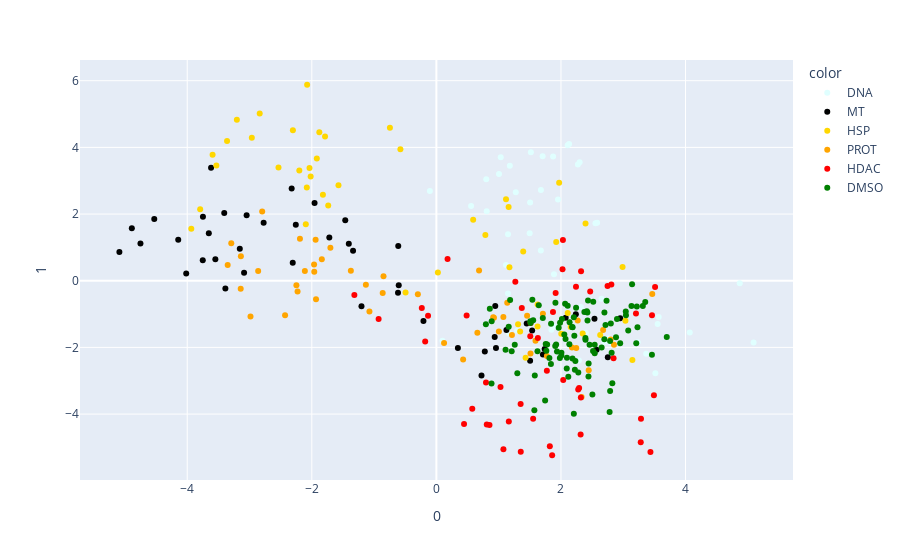

This figure's notebook cell:
### Code cell
import plotly.express as px
import plotly.graph_objects as go
fig = px.scatter(visualization_data[:336], x=0, y=1, color=visualization_label_class[:336],color_discrete_map={'DNA': 'lightcyan', 
                                                   'MT': 'rgb(0,1,1)', 'HSP': 'gold','PROT':'orange','HDAC':'red','DMSO':'green','compound':'lightblue'})


fig.show()

#color_drug={'Etoposide':'blue','Paclitaxel':'purple','SAHA':'orange',"17AAG":'#00CC96','MG132':'green','Gemcitabine':'goldenrod','Vinblastine':'magenta',\
#'Apicidin':'red','AUY922':'#FF6692','PS341':'#AB63FA'}
